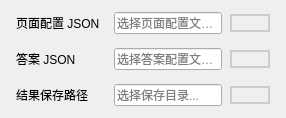
              <widget class="QFrame" name="frame_finder">
               <property name="styleSheet">
                <string notr="true">#frame_finder {
    background-color: #ffffff;
    border: 1px solid #e0e3e8;
    border-radius: 10px;
    padding: 16px;
}</string>
               </property>
               <layout class="QVBoxLayout" name="verticalLayout_finder">
                <property name="spacing">
                 <number>14</number>
                </property>
                <property name="leftMargin">
                 <number>16</number>
                </property>
                <property name="topMargin">
                 <number>12</number>
                </property>
                <property name="rightMargin">
                 <number>16</number>
                </property>
                <property name="bottomMargin">
                 <number>12</number>
                </property>
                <item>
                 <layout class="QHBoxLayout" name="horizontalLayout_pageConfig">
                  <property name="spacing">
                   <number>8</number>
                  </property>
                  <item>
                   <widget class="QLabel" name="label_page_config_path">
                    <property name="minimumSize">
                     <size>
                      <width>90</width>
                      <height>0</height>
                     </size>
                    </property>
                    <property name="text">
                     <string>页面配置 JSON</string>
                    </property>
                   </widget>
                  </item>
                  <item>
                   <widget class="QLineEdit" name="input_page_config_path">
                    <property name="placeholderText">
                     <string>选择页面配置文件...</string>
                    </property>
                   </widget>
                  </item>
                  <item>
                   <widget class="QPushButton" name="btn_browse_page_config">
                    <property name="minimumSize">
                     <size>
                      <width>40</width>
                      <height>0</height>
                     </size>
                    </property>
                    <property name="maximumSize">
                     <size>
                      <width>40</width>
                      <height>16777215</height>
                     </size>
                    </property>
                    <property name="cursor">
                     <cursorShape>PointingHandCursor</cursorShape>
                    </property>
                    <property name="styleSheet">
                     <string notr="true">QPushButton {
    border: 2px solid #cccccc;
    border-radius: 10px;
    background: transparent;
}
QPushButton:hover {
    border-color: #666666;
    background: rgba(200, 200, 200, 0.1);
}
QPushButton:pressed {
    border-color: #333333;
    background: rgba(150, 150, 150, 0.2);
}</string>
                    </property>
                    <property name="text">
                     <string/>
                    </property>
                    <property name="icon">
                     <iconset resource="resources.qrc">
                      <normaloff>:/asset/asset/json-filetype-icon.svg</normaloff>:/asset/asset/json-filetype-icon.svg</iconset>
                    </property>
                    <property name="iconSize">
                     <size>
                      <width>20</width>
                      <height>20</height>
                     </size>
                    </property>
                   </widget>
                  </item>
                 </layout>
                </item>
                <item>
                 <layout class="QHBoxLayout" name="horizontalLayout_answerConfig">
                  <property name="spacing">
                   <number>8</number>
                  </property>
                  <item>
                   <widget class="QLabel" name="label_answer_path">
                    <property name="minimumSize">
                     <size>
                      <width>90</width>
                      <height>0</height>
                     </size>
                    </property>
                    <property name="text">
                     <string>答案 JSON</string>
                    </property>
                   </widget>
                  </item>
                  <item>
                   <widget class="QLineEdit" name="input_answer_path">
                    <property name="placeholderText">
                     <string>选择答案配置文件...</string>
                    </property>
                   </widget>
                  </item>
                  <item>
                   <widget class="QPushButton" name="btn_browse_answer_config">
                    <property name="minimumSize">
                     <size>
                      <width>40</width>
                      <height>0</height>
                     </size>
                    </property>
                    <property name="maximumSize">
                     <size>
                      <width>40</width>
                      <height>16777215</height>
                     </size>
                    </property>
                    <property name="cursor">
                     <cursorShape>PointingHandCursor</cursorShape>
                    </property>
                    <property name="styleSheet">
                     <string notr="true">QPushButton {
    border: 2px solid #cccccc;
    border-radius: 10px;
    background: transparent;
}
QPushButton:hover {
    border-color: #666666;
    background: rgba(200, 200, 200, 0.1);
}
QPushButton:pressed {
    border-color: #333333;
    background: rgba(150, 150, 150, 0.2);
}</string>
                    </property>
                    <property name="text">
                     <string/>
                    </property>
                    <property name="icon">
                     <iconset resource="resources.qrc">
                      <normaloff>:/asset/asset/json-filetype-icon.svg</normaloff>:/asset/asset/json-filetype-icon.svg</iconset>
                    </property>
                    <property name="iconSize">
                     <size>
                      <width>20</width>
                      <height>20</height>
                     </size>
                    </property>
                   </widget>
                  </item>
                 </layout>
                </item>
                <item>
                 <layout class="QHBoxLayout" name="horizontalLayout_savePath">
                  <property name="spacing">
                   <number>8</number>
                  </property>
                  <item>
                   <widget class="QLabel" name="label_save_path">
                    <property name="minimumSize">
                     <size>
                      <width>90</width>
                      <height>0</height>
                     </size>
                    </property>
                    <property name="text">
                     <string>结果保存路径</string>
                    </property>
                   </widget>
                  </item>
                  <item>
                   <widget class="QLineEdit" name="input_save_path">
                    <property name="placeholderText">
                     <string>选择保存目录...</string>
                    </property>
                   </widget>
                  </item>
                  <item>
                   <widget class="QPushButton" name="icon_folder">
                    <property name="minimumSize">
                     <size>
                      <width>40</width>
                      <height>0</height>
                     </size>
                    </property>
                    <property name="maximumSize">
                     <size>
                      <width>40</width>
                      <height>16777215</height>
                     </size>
                    </property>
                    <property name="cursor">
                     <cursorShape>PointingHandCursor</cursorShape>
                    </property>
                    <property name="styleSheet">
                     <string notr="true">QPushButton {
    border: 2px solid #cccccc;
    border-radius: 10px;
    background: transparent;
}
QPushButton:hover {
    border-color: #666666;
    background: rgba(200, 200, 200, 0.1);
}
QPushButton:pressed {
    border-color: #333333;
    background: rgba(150, 150, 150, 0.2);
}</string>
                    </property>
                    <property name="text">
                     <string/>
                    </property>
                    <property name="icon">
                     <iconset resource="resources.qrc">
                      <normaloff>:/asset/asset/folder-icon.svg</normaloff>:/asset/asset/folder-icon.svg</iconset>
                    </property>
                    <property name="iconSize">
                     <size>
                      <width>20</width>
                      <height>20</height>
                     </size>
                    </property>
                   </widget>
                  </item>
                 </layout>
                </item>
               </layout>
              </widget>
